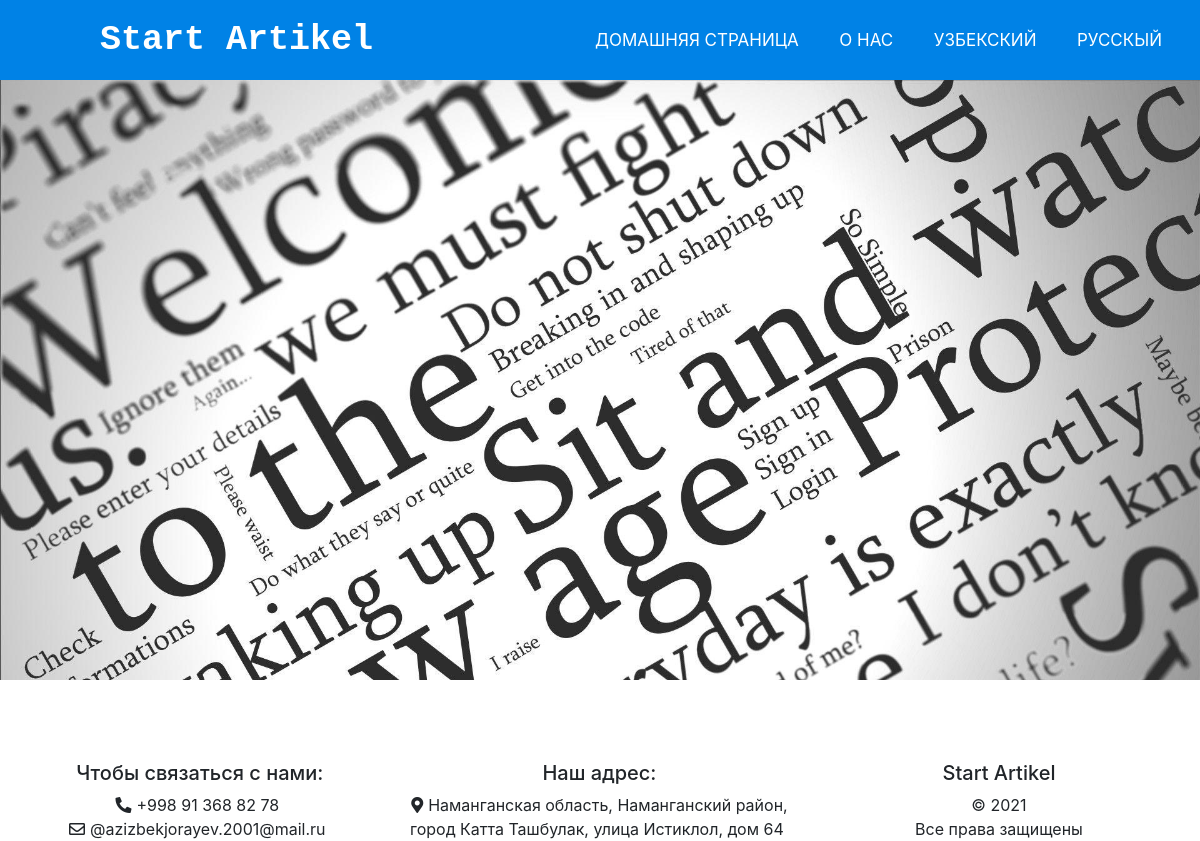
Before: /ru/ with the older database file.
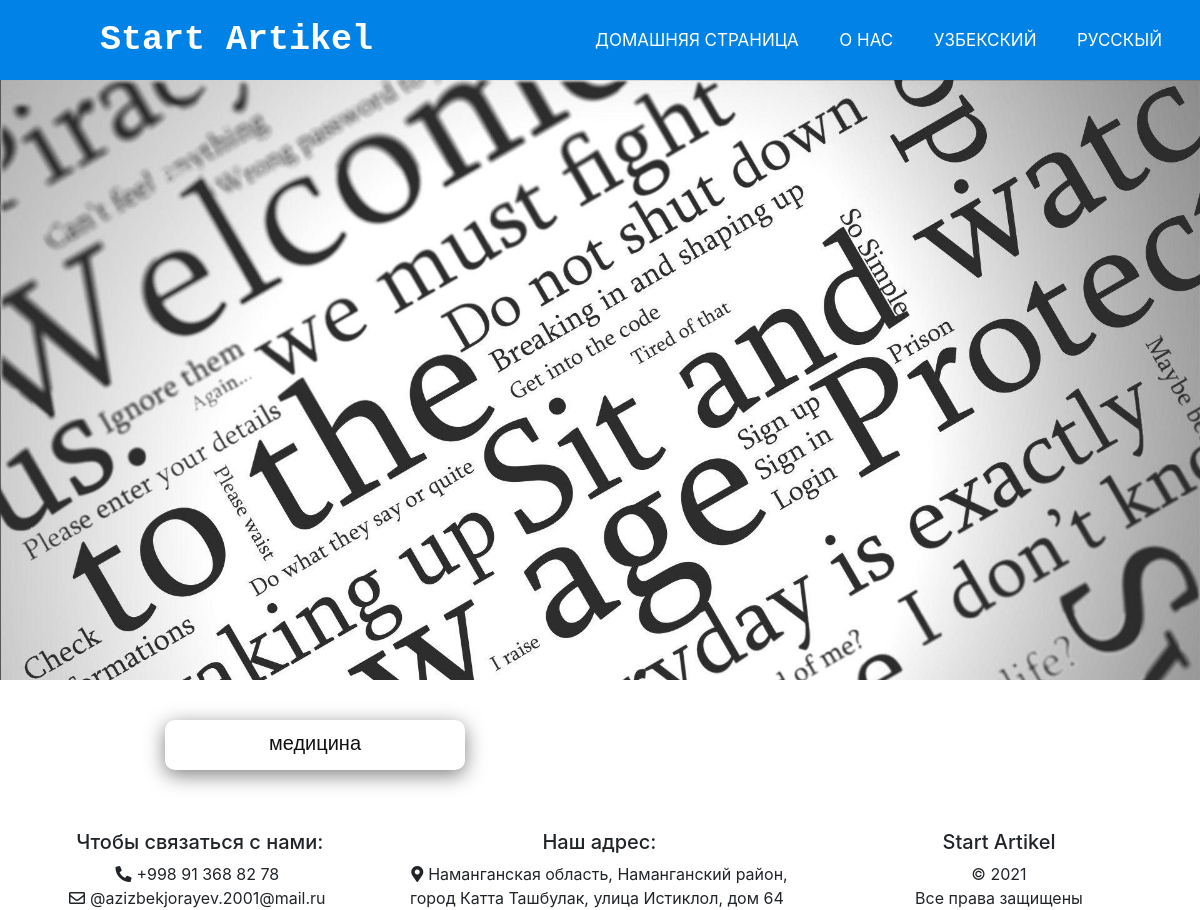
After: the same page with the newer database file.
### languae/models.py (models this page shows, shortened)
class Categorys(models.Model):
    name = models.CharField('Категория имя',max_length=150)
    slug = models.SlugField('*',max_length=150, unique=True)
    img = models.ImageField("Категория Фото", upload_to='cat_imgs',)
    class Meta:
        verbose_name = 'Категория'
        verbose_name_plural = 'Категории'

### languae/views.py (the view)
# urls.py: path('',views.index, name='homes'),
def index(request):
    category = Categorys.objects.all()
    return render(request,'russian/index.html',{'cat':category})

### templates/russian/index.html (shortened to what this page needs)
<!DOCTYPE html>
<html>
<head>
	<link rel="stylesheet" type="text/css" href="/static/index.css">
	<link rel="stylesheet" type="text/css" href="/static/index.js">
	<link rel="stylesheet" href="https://maxcdn.bootstrapcdn.com/bootstrap/4.0.0/css/bootstrap.min.css">
	<link rel="stylesheet" href="https://cdnjs.cloudflare.com/ajax/libs/font-awesome/5.15.3/css/all.min.css"/>
</head>
<body>
	<nav>
      <label class="logo">Start Artikel</label>
      <ul>
        <li><a class="active" href="{% url 'languae:homes' %}">Домашняя страница</a></li>
        <li><a href="{% url 'languae:abouts' %}">О нас</a></li>
        <li><a href="/">Узбекский</a></li>
        <li><a href="#">Русскый</a></li>
      </ul>
    </nav>
    <div id="banner">
    	<div class="img-banner" style="background-image: url('../static/rasmlar/fon.jpg')">
    	</div>
    </div>
    <div id="content">
    	<div class="container">
        <div class="row">
          <div class="col-md-4 offset-md-1">
            <div class="tabel">
              {% for c in cat %}
              <a href="{% url 'languae:cat_detail' c.id %}"><div class="block">{{c.name}}</div></a>
              {% endfor %}
            </div>
          </div>
        </div>
      </div>
    </div>
    <div id="footer">
          <div class="str">
            <h5>Чтобы связаться с нами:</h5>
            <div>
              <i class="fas fa-phone-alt"></i><span>+998 91 368 82 78</span><br>
              <i class="far fa-envelope"></i><span>@azizbekjorayev.2001@mail.ru</span>
            </div>
          </div>
          <div class="str">
            <h5>Наш адрес:</h5>
            <i class="fas fa-map-marker-alt"></i><span>Наманганская область, Наманганский район, город Катта Ташбулак, улица Истиклол, дом 64</span>
          </div>
          <div class="str">
            <h5>Start Artikel</h5>
            <span>© 2021</span><br>
            <span>Все права защищены</span>
          </div>
        </div>
</body>
</html>

Changed rows visible on the page:
added Categorys: name "медицина"
